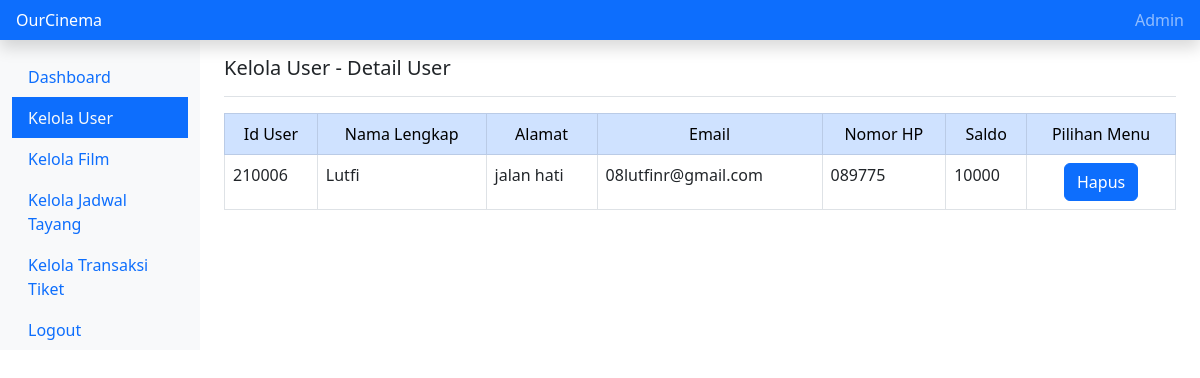
The app's page /detail_user.php?IdUser=210006 (signed in) with its own data.
### tables this page shows
CREATE TABLE `user` (
  `id_user` int(11) NOT NULL,
  `nama_lengkap` varchar(40) NOT NULL,
  `alamat` varchar(50) DEFAULT NULL,
  `email` varchar(30) NOT NULL,
  `nomor_hp` varchar(15) NOT NULL,
  `password` varchar(32) NOT NULL,
  `saldo` int(11) NOT NULL DEFAULT 0
);

### detail_user.php (the view, shortened to what this page needs)
<?php
require "konek.php";
$id_user=$_GET['IdUser'];
$query="SELECT * FROM user WHERE id_user='$id_user'";
$execute = mysqli_query($mysqli, $query);
?>
<!doctype html>
<html lang="en">
  <head>
    <link href="https://cdn.jsdelivr.net/npm/bootstrap@5.2.2/dist/css/bootstrap.min.css" rel="stylesheet">
</head>
  <body>
    <header class="navbar navbar-dark sticky-top bg-primary flex-md-nowrap p-0 shadow">
        <a class="navbar-brand col-md-3 col-lg-2 me-0 px-3 fs-6" href="#">OurCinema</a>
        <div class="navbar-nav">
          <div class="nav-item text-nowrap">
            <a class="nav-link px-3" href="#">Admin</a>
          </div>
        </div>
    </header>
      <div class="container-fluid">
        <div class="row">
          <nav id="sidebarMenu" class="col-md-3 col-lg-2 d-md-block bg-light sidebar collapse">
            <div class="position-sticky pt-3 sidebar-sticky">
              <ul class="nav flex-column">
                <li class="nav-item">
                  <a class="nav-link active" aria-current="page" href="home_admin.php">
                    Dashboard
                  </a>
                </li>
                <li class="nav-item">
                  <a class="nav-link bg-primary text-light" href="kelola_user.php">
                    Kelola User
                  </a>
                </li>
                <li class="nav-item">
                  <a class="nav-link" href="kelola_film.php">
                    Kelola Film
                  </a>
                </li>
                <li class="nav-item">
                  <a class="nav-link" href="#">
                    Kelola Jadwal Tayang
                  </a>
                </li>
                <li class="nav-item">
                  <a class="nav-link" href="#">
                    Kelola Transaksi Tiket
                  </a>
                </li>
                <li class="nav-item">
                  <a class="nav-link" href="index.php">
                    Logout
                  </a>
                </li>
              </ul>
            </div>
          </nav>
    <main class="col-md-9 ms-sm-auto col-lg-10 px-md-4">
            <div class="d-flex justify-content-between flex-wrap flex-md-nowrap align-items-center pt-3 pb-2 mb-3 border-bottom">
              <h3 class="h5">Kelola User - Detail User</h3>
            </div>
                  <table class="table table-bordered">
                    <thead class="table-primary">
                    <td align=center>Id User</td>
                    <td align=center>Nama Lengkap</td>
                    <td align=center>Alamat</td>
                    <td align=center>Email</td>
                    <td align=center>Nomor HP</td>
                    <td align=center>Saldo</td>
                    <td align=center>Pilihan Menu</td>
                    </thead>
                    <?php while($result = mysqli_fetch_assoc($execute)){ ?>
                    <tr>
                    <td><?= $result['id_user']?></td>
                    <td><?= $result['nama_lengkap']?></td>
                    <td><?= $result['alamat']?></td>
                    <td><?= $result['email']?></td>
                    <td><?= $result['nomor_hp']?></td>
                    <td><?= $result['saldo']?></td>
                    <td align=center>
                        <a href="deleteUser.php?IdUser=<?= $result['id_user']?>"><button type="button" class="btn btn-primary">Hapus</button></a>
                    </td>
                    </tr>
                    <?php }?>
                  </table>
    </main>
        </div>
    </div>
</body>
</html>

### records on screen
user: id_user "210006", nama_lengkap "Lutfi", alamat "jalan hati", email "08lutfinr@gmail.com", nomor_hp "089775", saldo "10000"
